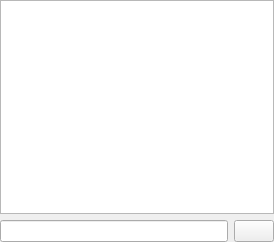
<?xml version="1.0" encoding="UTF-8"?>
<ui version="4.0">
 <class>pattern_holder</class>
 <widget class="QWidget" name="pattern_holder">
  <property name="geometry">
   <rect>
    <x>0</x>
    <y>0</y>
    <width>274</width>
    <height>242</height>
   </rect>
  </property>
  <property name="windowTitle">
   <string>Form</string>
  </property>
  <layout class="QVBoxLayout" name="verticalLayout">
   <property name="leftMargin">
    <number>0</number>
   </property>
   <property name="topMargin">
    <number>0</number>
   </property>
   <property name="rightMargin">
    <number>0</number>
   </property>
   <property name="bottomMargin">
    <number>0</number>
   </property>
   <item>
    <widget class="QListWidget" name="tblFileListWidget"/>
   </item>
   <item>
    <layout class="QHBoxLayout" name="horizontalLayout_2">
     <item>
      <widget class="custom_slm_line_edit" name="lblFilename"/>
     </item>
     <item>
      <widget class="QPushButton" name="btnLoadFileDirectory_2">
       <property name="sizePolicy">
        <sizepolicy hsizetype="Fixed" vsizetype="Fixed">
         <horstretch>0</horstretch>
         <verstretch>0</verstretch>
        </sizepolicy>
       </property>
       <property name="text">
        <string/>
       </property>
       <property name="icon">
        <iconset resource="slim5.qrc">
         <normaloff>:/images/folder-open.svg</normaloff>:/images/folder-open.svg</iconset>
       </property>
      </widget>
     </item>
    </layout>
   </item>
  </layout>
 </widget>
 <customwidgets>
  <customwidget>
   <class>custom_slm_line_edit</class>
   <extends>QLineEdit</extends>
   <header>custom_slm_line_edit.h</header>
  </customwidget>
 </customwidgets>
 <resources>
  <include location="slim5.qrc"/>
 </resources>
 <connections/>
</ui>
